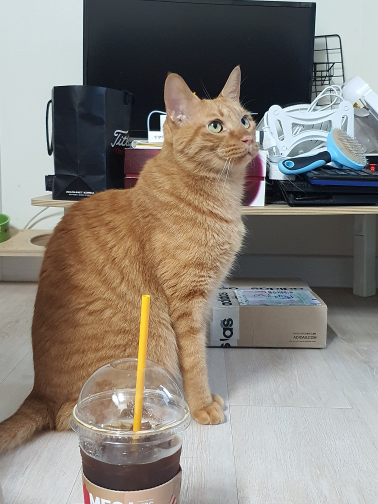
#> input picture OpenCV/06-imageCalc/images/dal (1).jpg, 378 x 504 px
$ python 202-1-RGB-split.py
#> lines starting #> are read from the running program, lines starting #| are printed output that depends on the picture
import cv2 as cv
import os

os.chdir('06-imageCalc\\images')

src = cv.imread('dal (1).jpg', cv.IMREAD_REDUCED_COLOR_2)
#> src is the input picture: shape (504, 378, 3); mean B, G, R 121.8, 129.7, 136
# src_addAlpha = cv.cvtColor(src, cv.COLOR_BGR2RGBA)
src_addAlpha = cv.cvtColor(src, cv.COLOR_RGB2RGBA)

cv.imshow('src_addAlpha', src_addAlpha)
cv.waitKey(0)

mv = cv.split(src) # 채널별로 분리된다.
print(type(mv)) # <class 'list'>
#| <class 'tuple'>
print(len(mv)) # 3
#| 3

mv_addAlpha = cv.split(src_addAlpha) # 채널별로 분리된다.
print(type(mv_addAlpha)) # <class 'list'>
#| <class 'tuple'>
print(len(mv_addAlpha)) # 4
#| 4

cv.imshow('mv_addAlpha[0]', mv_addAlpha[0])
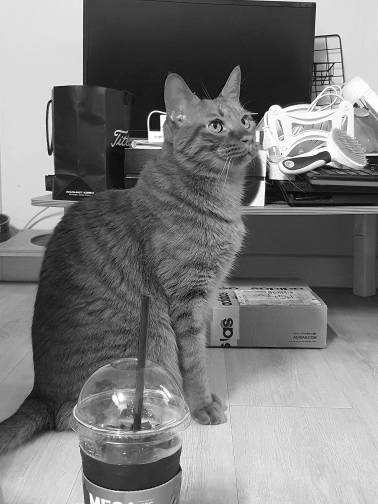
#> window 'mv_addAlpha[0]': shape (504, 378); min 0, max 255, mean 121.8
cv.imshow('mv_addAlpha[1]', mv_addAlpha[1])
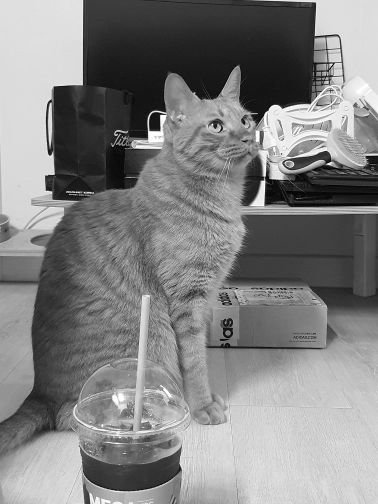
#> window 'mv_addAlpha[1]': shape (504, 378); min 1, max 255, mean 129.7
cv.imshow('mv_addAlpha[2]', mv_addAlpha[2])
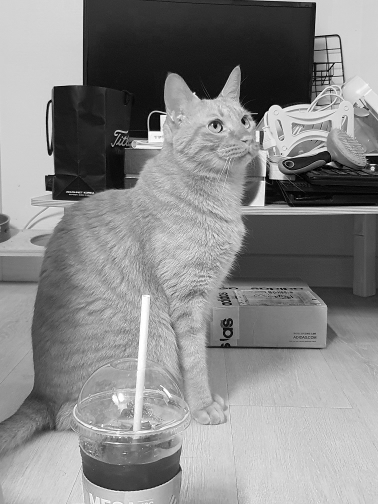
#> window 'mv_addAlpha[2]': shape (504, 378); min 0, max 255, mean 136
cv.imshow('mv_addAlpha[3]', mv_addAlpha[3])
cv.waitKey(0)

$ run again, with OpenCV/06-imageCalc/images/dal (2).jpg copied over OpenCV/06-imageCalc/images/dal (1).jpg
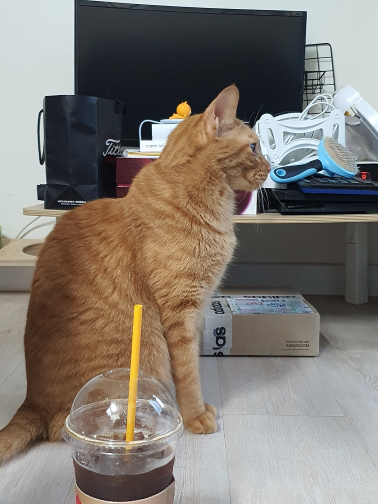
#> input picture OpenCV/06-imageCalc/images/dal (2).jpg, 378 x 504 px
#> src is the input picture: shape (504, 378, 3); mean B, G, R 113.1, 120.6, 127.5
#| <class 'tuple'>
#| 3
#| <class 'tuple'>
#| 4
#> `cv.imshow('mv_addAlpha[1]', mv_addAlpha[1])`:
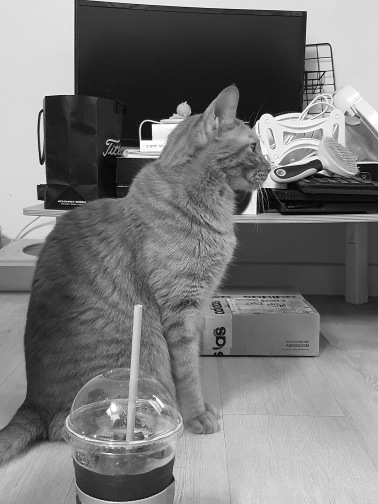
#> window 'mv_addAlpha[1]': shape (504, 378); min 1, max 255, mean 120.6
#> `cv.imshow('mv_addAlpha[2]', mv_addAlpha[2])`:
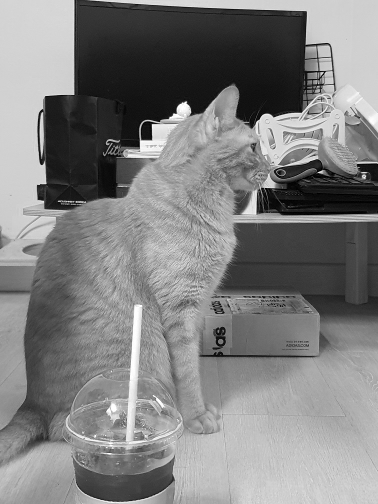
#> window 'mv_addAlpha[2]': shape (504, 378); min 0, max 255, mean 127.5

$ run again, with OpenCV/06-imageCalc/images/sal (1).jpg copied over OpenCV/06-imageCalc/images/dal (1).jpg
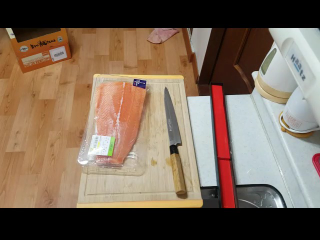
#> input picture OpenCV/06-imageCalc/images/sal (1).jpg, 320 x 240 px
#> src is the input picture: shape (240, 320, 3); mean B, G, R 87.6, 103.9, 122.2
#| <class 'tuple'>
#| 3
#| <class 'tuple'>
#| 4
#> `cv.imshow('mv_addAlpha[0]', mv_addAlpha[0])`:
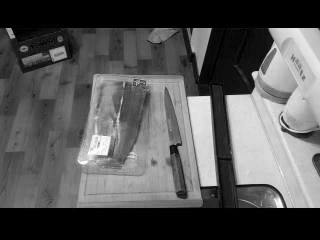
#> window 'mv_addAlpha[0]': shape (240, 320); min 0, max 255, mean 87.6
#> `cv.imshow('mv_addAlpha[2]', mv_addAlpha[2])`:
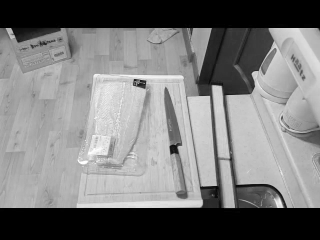
#> window 'mv_addAlpha[2]': shape (240, 320); min 0, max 255, mean 122.2
